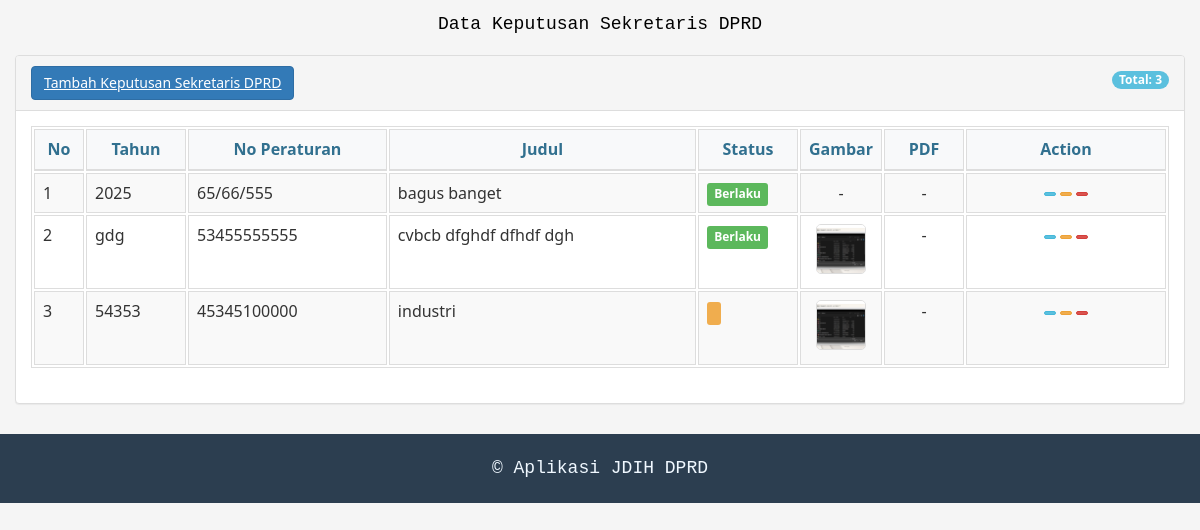
The page /panel_control/kepsekdprd.php (signed in) on the database as committed earlier.
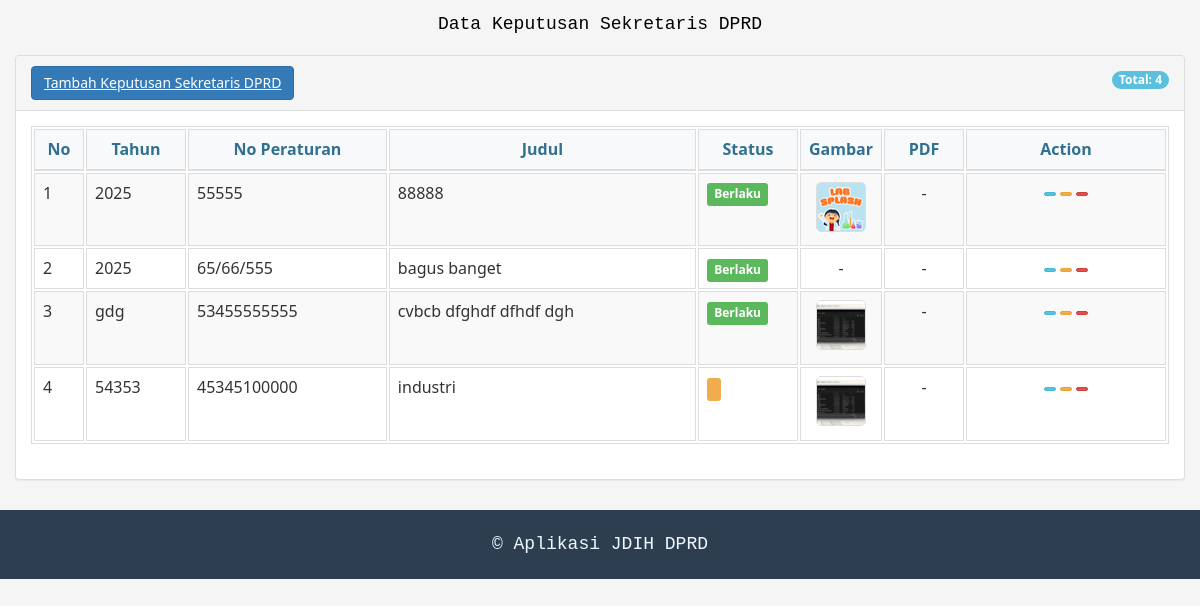
The same page on the database as committed later.
### tables this page shows
CREATE TABLE `uploads` (
  `idData` int(11) NOT NULL,
  `jenis_dokumen` varchar(50) DEFAULT 'produk_hukum',
  `tahun_pengundangan` varchar(20) NOT NULL,
  `tanggal_pengundangan` varchar(30) NOT NULL,
  `tanggal_penetapan` varchar(30) NOT NULL,
  `jenis` varchar(50) NOT NULL,
  `jenis_monografi` varchar(100) DEFAULT NULL,
  `noPeraturan` varchar(30) NOT NULL,
  `judul` varchar(250) NOT NULL,
  `deskripsi` text DEFAULT NULL,
  `singkatanJenis` varchar(150) NOT NULL,
  `tempatTerbit` varchar(100) NOT NULL,
  `sumber` varchar(100) NOT NULL,
  `status` varchar(100) NOT NULL,
  `bahasa` varchar(100) NOT NULL,
  `fileDownload` varchar(255) DEFAULT NULL,
  `pdf_path` varchar(255) DEFAULT NULL,
  `urlDownload` varchar(300) NOT NULL,
  `operasi` varchar(50) NOT NULL,
  `display` varchar(30) NOT NULL,
  `noPanggil` varchar(80) NOT NULL,
  `penerbit` varchar(100) NOT NULL,
  `subjek` varchar(100) NOT NULL,
  `isbn` varchar(100) NOT NULL,
  `bidangHukum` varchar(100) NOT NULL,
  `nomorIndukBuku` varchar(100) NOT NULL,
  `urlDetailPeraturan` varchar(300) NOT NULL,
  `teuBadan` varchar(100) NOT NULL,
  `deskripsiFisik` varchar(100) NOT NULL,
  `image_name` varchar(255) DEFAULT NULL,
  `image_path` varchar(255) DEFAULT NULL,
  `uploaded_at` datetime DEFAULT NULL
);

### panel_control/kepsekdprd.php (the view, shortened to what the changed rows need)
<?php
include "a_db.php";
$aksi = isset($_GET['aksi']) ? $_GET['aksi'] : '';
if ($aksi == ''){
?>
<!DOCTYPE html>
<html>
<head>
    <link rel="stylesheet" href="style-admin.css">
</head>
<body>
    <div class="container-fluid">
        <h4 style='padding-top:15px; text-align:center;'>
            <font face="Courier New" color="#000000" size="4">
                Data Keputusan Sekretaris DPRD
            </font>
        </h4>
        <div class="col-md-12">
            <div class="panel panel-default">
                <div class="panel-heading">
                    <?php if ($_SESSION['level'] == 'user_admin' || $_SESSION['level'] == 'user_input'): ?>
                        <a class='btn btn-primary' href='index.php?page=tambahprokum&jenis=Keputusan_Sekretaris_DPRD'>
                            <i class='fa fa-plus'></i> Tambah Keputusan Sekretaris DPRD
                        </a>
                    <?php endif; ?>
                    <div class="pull-right">
                        <span class="badge bg-info">Total:
                            <?php
                            $count_query = "SELECT COUNT(*) as total FROM uploads WHERE jenis = 'Keputusan_Sekretaris_DPRD'";
                            $count_result = mysqli_query($koneksi, $count_query);
                            $count_data = mysqli_fetch_assoc($count_result);
                            echo $count_data['total'];
                            ?>
                        </span>
                    </div>
                </div>
                <div class="panel-body">
                    <table class="table table-striped table-bordered table-hover dataTables-example">
                        <thead class='alert-info'>
                            <tr>
                                <th width="50">No</th>
                                <th width="100">Tahun</th>
                                <th>No Peraturan</th>
                                <th>Judul</th>
                                <th width="100">Status</th>
                                <th width="80">Gambar</th>
                                <th width="80">PDF</th>
                                <th width="200" class="text-center">Action</th>
                            </tr>
                        </thead>
                        <tbody>
                        <?php
                        if ($_SESSION['level'] == 'user_admin'){
                            $query = "SELECT * FROM uploads WHERE jenis = 'Keputusan_Sekretaris_DPRD' ORDER BY idData DESC";
                        } else {
                            $user_id = mysqli_real_escape_string($koneksi, $_SESSION['login']);
                            $query = "SELECT * FROM uploads WHERE id_user = '$user_id' AND jenis = 'Keputusan_Sekretaris_DPRD' ORDER BY idData DESC";
                        }
                        $prokum = mysqli_query($koneksi, $query);
                        $no = 1;
                        while ($i = mysqli_fetch_assoc($prokum)){
                            $gambar = "-";
                            if (!empty($i['image_path']) && file_exists($i['image_path'])) {
                                $gambar = "<img src='{$i['image_path']}' class='img-preview'>";
                            }
                            $pdf_file = "-";
                            $status_badge = "";
                            if ($i['status'] == 'Berlaku') {
                                $status_badge = "<span class='label label-success'>{$i['status']}</span>";
                            } elseif ($i['status'] == 'Tidak Berlaku') {
                                $status_badge = "<span class='label label-danger'>{$i['status']}</span>";
                            } else {
                                $status_badge = "<span class='label label-warning'>{$i['status']}</span>";
                            }
                            echo "<tr>
                                    <td>$no</td>
                                    <td>{$i['tahun_pengundangan']}</td>
                                    <td>{$i['noPeraturan']}</td>
                                    <td>{$i['judul']}</td>
                                    <td>$status_badge</td>
                                    <td class='text-center'>$gambar</td>
                                    <td class='text-center'>$pdf_file</td>
                                    <td class='text-center'>";
                            echo "<a class='btn btn-info btn-xs btn-action' href='index.php?page=kepsekdprd&aksi=detail&id={$i['idData']}' title='Lihat Detail'>
                                    <i class='fa fa-folder-open'></i>
                                  </a>";
                            if ($_SESSION['level'] == 'user_admin' || $_SESSION['level'] == 'user_input'){
                                echo "<a class='btn btn-warning btn-xs btn-action' href='index.php?page=kepsekdprd&aksi=edit&id={$i['idData']}' title='Edit Data'>
                                        <i class='fa fa-pencil-square-o'></i>
                                      </a>";
                            }
                            if ($_SESSION['level'] == 'user_admin'){
                                echo "<a class='btn btn-danger btn-xs btn-action' href='index.php?page=kepsekdprd&aksi=hapus&id={$i['idData']}'
                                      title='Hapus' onclick='return confirm(\"Yakin menghapus data?\");'>
                                        <i class='fa fa-trash-o'></i>
                                      </a>";
                            }
                            echo "</td></tr>";
                            $no++;
                        }
                        ?>
                        </tbody>
                    </table>
                </div>
            </div>
        </div>
    </div>
</body>
</html>
<?php
}
?>

Rows that differ between the two databases and show on the page:
added uploads: tahun_pengundangan "2025", noPeraturan "55555", judul "88888", status "Berlaku", image_path (picture), pdf_file "-"
Other text that changed with them:
$count_data['total']: "3" → "4"
